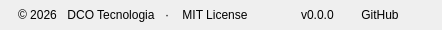
     <widget class="QFrame" name="appFooter">
      <property name="minimumSize">
       <size>
        <width>0</width>
        <height>30</height>
       </size>
      </property>
      <property name="maximumSize">
       <size>
        <width>16777215</width>
        <height>30</height>
       </size>
      </property>
      <layout class="QHBoxLayout" name="appFooterLayout">
       <property name="leftMargin">
        <number>18</number>
       </property>
       <property name="topMargin">
        <number>0</number>
       </property>
       <property name="rightMargin">
        <number>22</number>
       </property>
       <property name="bottomMargin">
        <number>0</number>
       </property>
       <item>
        <widget class="QLabel" name="footerLicense">
         <property name="text">
          <string notr="true">© 2026</string>
         </property>
        </widget>
       </item>
       <item>
        <widget class="QPushButton" name="companyLink">
         <property name="text">
          <string notr="true">DCO Tecnologia</string>
         </property>
         <property name="toolTip">
          <string>Open the DCO Tecnologia website</string>
         </property>
         <property name="flat">
          <bool>true</bool>
         </property>
         <property name="variant" stdset="0">
          <string notr="true">link</string>
         </property>
        </widget>
       </item>
       <item>
        <widget class="QLabel" name="footerDot">
         <property name="text">
          <string notr="true">·</string>
         </property>
        </widget>
       </item>
       <item>
        <widget class="QPushButton" name="licenseLink">
         <property name="text">
          <string>MIT License</string>
         </property>
         <property name="toolTip">
          <string>KubeScope is open source software released under the MIT License</string>
         </property>
         <property name="flat">
          <bool>true</bool>
         </property>
         <property name="variant" stdset="0">
          <string notr="true">link</string>
         </property>
        </widget>
       </item>
       <item>
        <spacer name="appFooterSpacer">
         <property name="orientation">
          <enum>Qt::Horizontal</enum>
         </property>
         <property name="sizeHint" stdset="0">
          <size>
           <width>40</width>
           <height>20</height>
          </size>
         </property>
        </spacer>
       </item>
       <item>
        <widget class="QLabel" name="footerVersion">
         <property name="text">
          <string notr="true">v0.0.0</string>
         </property>
        </widget>
       </item>
       <item>
        <widget class="QPushButton" name="githubLink">
         <property name="text">
          <string notr="true">GitHub</string>
         </property>
         <property name="toolTip">
          <string>Open the project on GitHub</string>
         </property>
         <property name="flat">
          <bool>true</bool>
         </property>
         <property name="variant" stdset="0">
          <string notr="true">link</string>
         </property>
        </widget>
       </item>
      </layout>
     </widget>
